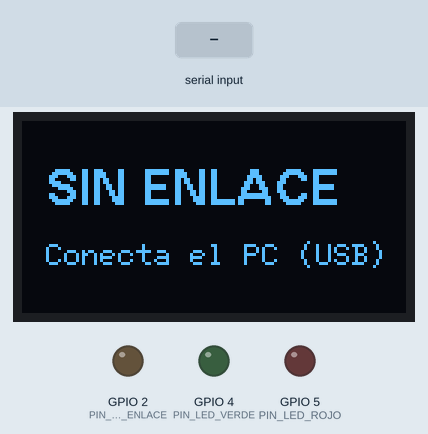
This sketch was run on a simulated ESP32. On the bench: 128×64 one-colour display, output pins drawn as LEDs (lit = HIGH). The test bench sets the inputs (shaded band). The OLED is the two-colour kind (top 16 rows yellow).

Above: at 1.2 s.
1.3 s: "1\n" received over Serial
At 1.9 s:
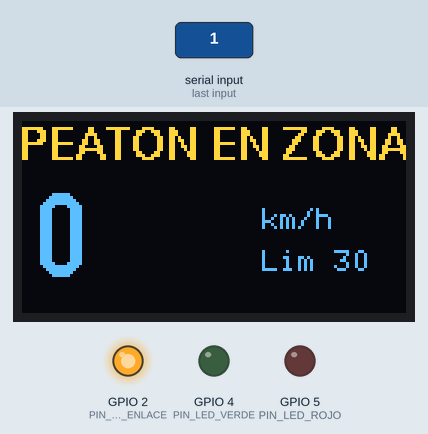
4.0 s: "2\n" received over Serial
At 4.27 s:
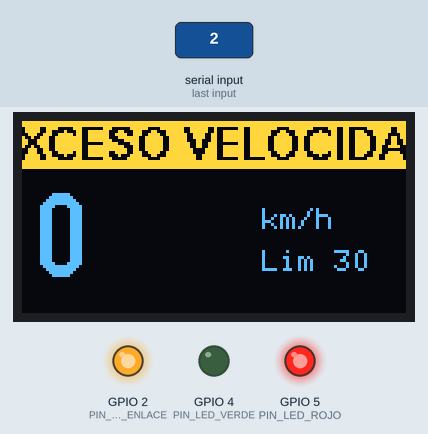
5.8 s: "3\n" received over Serial
At 6.6 s:
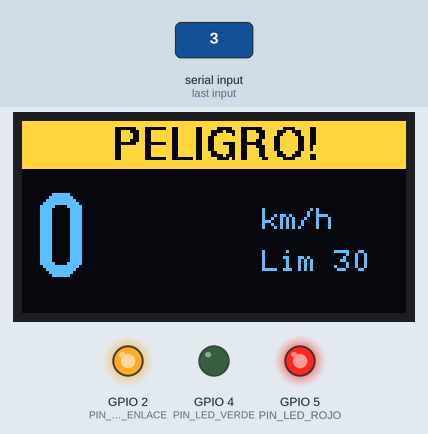
7.3 s: "0\n" received over Serial
At 7.8 s:
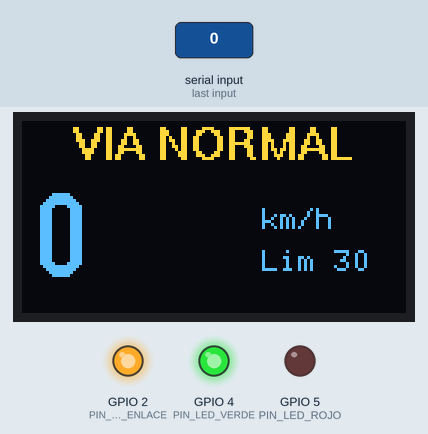
Timing chart, 0 to 11.8 s (numbered marks = the images above; inputs shaded):
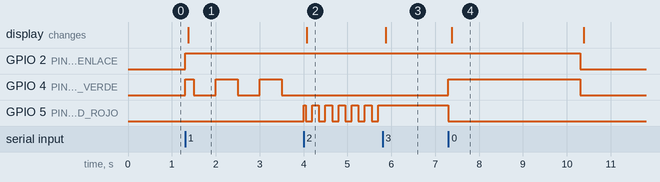

The sketch:

firmware_esp32.ino
```cpp
#include <U8g2lib.h>
#include <Wire.h>

// Pantalla OLED 1.3" I2C (SDA = GPIO 21, SCK = GPIO 22, VCC = 3V3, GND = GND)
U8G2_SH1106_128X64_NONAME_F_HW_I2C pantalla(U8G2_R0, U8X8_PIN_NONE);
// U8G2_SSD1306_128X64_NONAME_F_HW_I2C pantalla(U8G2_R0, U8X8_PIN_NONE);   // si tu chip es SSD1306

#define PIN_LED_VERDE 4
#define PIN_LED_ROJO  5
#define PIN_LED_ENLACE 2

const unsigned long BAUDIOS = 115200;
const unsigned long TIMEOUT_MS = 3000;
const unsigned long PERIODO_RAPIDO_MS = 150;
const unsigned long PERIODO_LENTO_MS = 500;
const unsigned long PERIODO_PANTALLA_MS = 150;

int estado = 0, velocidad = 0, limite = 30, lluvia = 0;
unsigned long ultimoMensaje = 0, ultimaPantalla = 0;
bool hayEnlace = false;
char linea[40];
int n = 0;

void procesarLinea() {
  linea[n] = 0;
  int e, v, l, r;
  int k = sscanf(linea, "%d,%d,%d,%d", &e, &v, &l, &r);
  if (k >= 1 && e >= 0 && e <= 3) {
    estado = e;
    if (k >= 2) velocidad = v;
    if (k >= 3) limite = l;
    if (k >= 4) lluvia = r;
    ultimoMensaje = millis();
    hayEnlace = true;
  }
}

void dibujar() {
  pantalla.clearBuffer();
  if (!hayEnlace) {
    pantalla.setFont(u8g2_font_helvB12_tr);
    pantalla.drawStr(8, 28, "SIN ENLACE");
    pantalla.setFont(u8g2_font_6x12_tr);
    pantalla.drawStr(8, 48, "Conecta el PC (USB)");
    pantalla.sendBuffer();
    return;
  }
  const char *titulo = "VIA NORMAL";
  if (estado == 1) titulo = "PEATON EN ZONA";
  else if (estado == 2) titulo = "EXCESO VELOCIDAD";
  else if (estado == 3) titulo = "PELIGRO!";

  if (estado >= 2) {
    pantalla.drawBox(0, 0, 128, 16);
    pantalla.setDrawColor(0);
  }
  pantalla.setFont(u8g2_font_helvB10_tr);
  int w = pantalla.getStrWidth(titulo);
  pantalla.drawStr((128 - w) / 2, 13, titulo);
  pantalla.setDrawColor(1);

  char buf[16];
  pantalla.setFont(u8g2_font_logisoso28_tn);
  snprintf(buf, sizeof(buf), "%d", velocidad);
  pantalla.drawStr(4, 52, buf);
  pantalla.setFont(u8g2_font_6x12_tr);
  pantalla.drawStr(80, 36, "km/h");
  snprintf(buf, sizeof(buf), "Lim %d", limite);
  pantalla.drawStr(80, 50, buf);
  if (lluvia) pantalla.drawStr(80, 63, "LLUVIA");
  pantalla.sendBuffer();
}

void setup() {
  Serial.begin(BAUDIOS);
  pinMode(PIN_LED_VERDE, OUTPUT);
  pinMode(PIN_LED_ROJO, OUTPUT);
  pinMode(PIN_LED_ENLACE, OUTPUT);
  Wire.begin(21, 22);
  pantalla.begin();
  dibujar();
}

void loop() {
  while (Serial.available() > 0) {
    char c = Serial.read();
    if (c == '\n') { procesarLinea(); n = 0; }
    else if (c != '\r' && n < (int)sizeof(linea) - 1) linea[n++] = c;
  }
  if (hayEnlace && millis() - ultimoMensaje > TIMEOUT_MS) {
    hayEnlace = false;
    estado = 0; velocidad = 0;
  }

  unsigned long t = millis();
  bool rapido = ((t / PERIODO_RAPIDO_MS) % 2) == 0;
  bool lento  = ((t / PERIODO_LENTO_MS) % 2) == 0;
  bool verde = false, rojo = false;
  if (hayEnlace) {
    if (estado == 0) verde = true;
    else if (estado == 1) verde = lento;
    else if (estado == 2) rojo = rapido;
    else rojo = true;
  }
  digitalWrite(PIN_LED_VERDE, verde);
  digitalWrite(PIN_LED_ROJO, rojo);
  digitalWrite(PIN_LED_ENLACE, hayEnlace ? HIGH : LOW);

  if (t - ultimaPantalla >= PERIODO_PANTALLA_MS) {
    ultimaPantalla = t;
    dibujar();
  }
}
```

Measured:
- after the input at 1.3 s, GPIO 2 (PIN_LED_ENLACE): LOW → HIGH at once; GPIO 4 (PIN_LED_VERDE): LOW → HIGH at once, then repeats every 1.0 s: LOW 0.50 s, HIGH 0.50 s; the display: changes after 0.08 s (image 1)
- after the input at 4.0 s, GPIO 2 (PIN_LED_ENLACE): stays HIGH (without the input it goes to LOW after 0.30 s); GPIO 4 (PIN_LED_VERDE): stays LOW (without the input it goes to HIGH after 0.00 s); GPIO 5 (PIN_LED_ROJO): LOW → HIGH at once, then repeats every 0.30 s: LOW 0.15 s, HIGH 0.15 s; the display: changes after 0.08 s (image 2)
- after the input at 5.8 s, GPIO 2 (PIN_LED_ENLACE): stays HIGH (without the input it goes to LOW after 1.2 s); GPIO 5 (PIN_LED_ROJO): stops changing and stays HIGH; the display: changes after 0.08 s (image 3)
- after the input at 7.3 s, GPIO 2 (PIN_LED_ENLACE): HIGH → LOW after 3.0 s instead of 1.5 s; GPIO 4 (PIN_LED_VERDE): LOW → HIGH at once, → LOW 3.0 s later; GPIO 5 (PIN_LED_ROJO): HIGH → LOW after 0.00 s instead of 1.5 s; the display: changes after 0.08 s (image 4)
